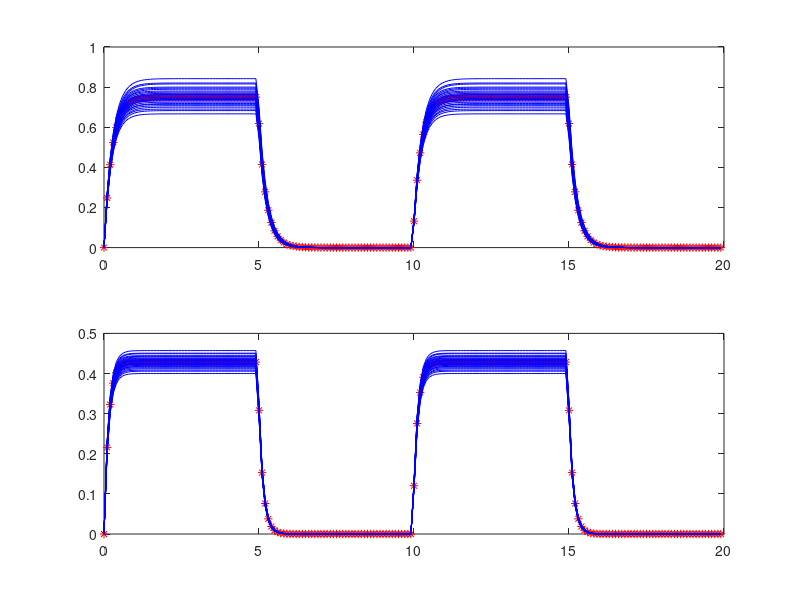

Recreate this plot in MATLAB.
% -------------------------------------------------------------------------
% parameter_uncertainty.m
% Description: 
% Exploring the influences of parameter uncertainties in a control system
% model. 
% Author:
% Xiaotian Dai, 2017
% -------------------------------------------------------------------------

close all;

%% Define the Actual System Transfer Function
% G(s) = 3 / (s + 4)
Gs = tf([3],[1 4]);


%% Simulate the ideal system
SAMPLING_TIME = 0.1;
t = 0:SAMPLING_TIME:20 - SAMPLING_TIME;
t = t';
u = [ones(numel(t)/4,1);zeros(numel(t)/4,1);ones(numel(t)/4,1);zeros(numel(t)/4,1)];

f = figure();

% open loop step response
subplot(2, 1, 1);
[y1, t1, x1] = lsim(Gs, u, t);
plot(t1, y1, 'r*');
hold on;

% closed loop step response
subplot(2, 1, 2);
Gsc = feedback(Gs, 1);
[y1, t1, x1] = lsim(Gsc, u, t);
plot(t1, y1, 'r*');
hold on;


%% Simulate some variate systems
% a range, or even a distribution
% a = 2.8 - 3.2
% b = 3.8 - 4.2

para1 = linspace(2.8, 3.2, 5);
para2 = linspace(3.8, 4.2, 5);

[X,Y] = meshgrid(para1, para2);

% H(s) = a / (s + b)
for i = 1:size(X,1)
    for j = 1:size(X,2)
        a = X(i, j);
        b = Y(i, j);
        display(sprintf('a = %f, b = %f', a, b))
        Hs = tf(a, [1 b]);
        
        % open loop step response
        subplot(2, 1, 1);
        [y2, t2, x2] = lsim(Hs, u, t);
        plot(t2, y2, 'b');
        hold on;
        
        % closed loop step response
        subplot(2, 1, 2);
        Hsc = feedback(Hs, 1);
        [y2, t2, x2] = lsim(Hsc, u, t);
        plot(t2, y2, 'b');
        hold on;
    end
end
